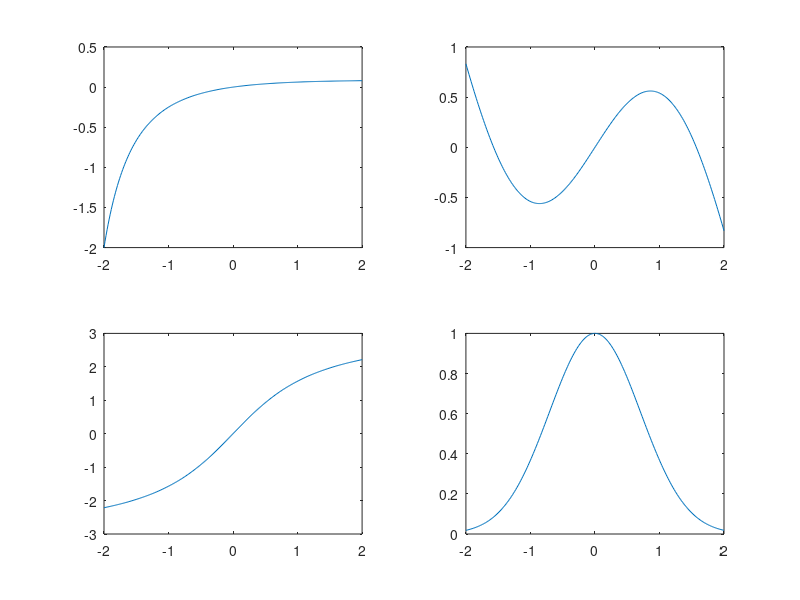

Reproduce this figure in MATLAB.
%Problem 7
%subplot 1
subplot(2,2,1)
x=linspace(-2, 2, 250);
y=x./((x+3).^2);
plot(x,y);
%subplot 2
subplot(2,2,2)
x=linspace(-2, 2, 250);
y=x.*cos(x);
plot(x,y);
%subplot 3
subplot(2,2,3)
x=linspace(-2, 2, 250);
y=2*atan(x);
plot(x,y);
%subplot 4
subplot(2,2,4)
x=linspace(-2, 2, 250);
y=exp(-x.^2);
plot(x,y);